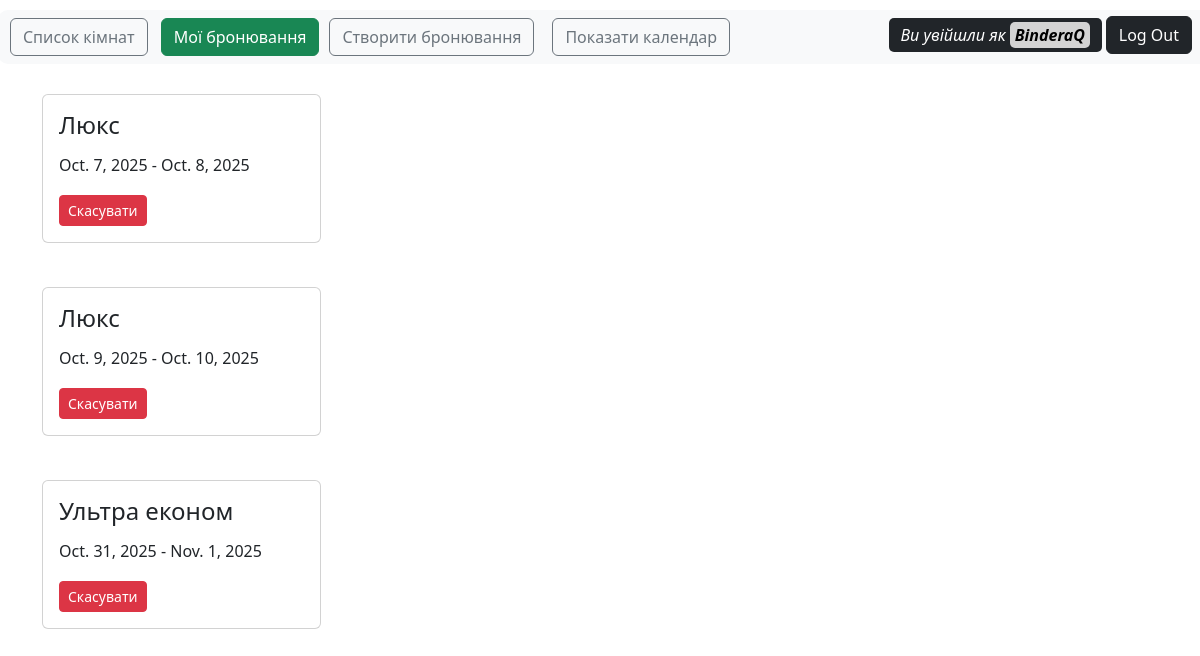
The app's page /my_bookings/ (signed in), older data.
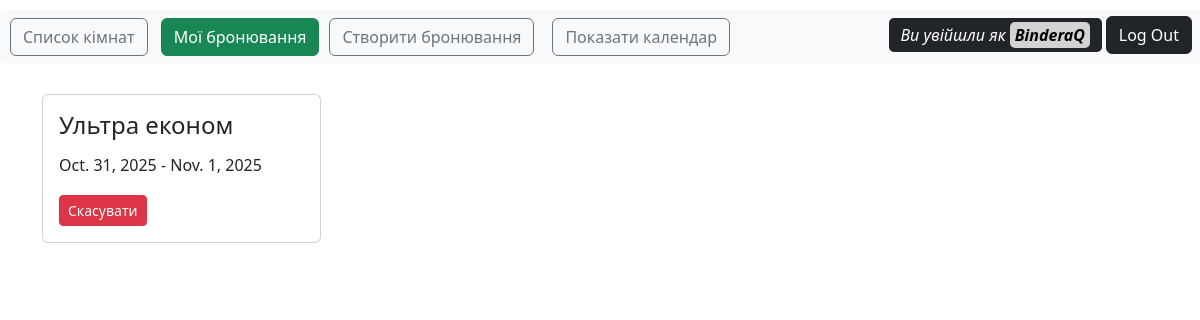
The same page, newer data.
### testing/models.py (models this page shows, shortened)
class Booking(models.Model):
    user = models.ForeignKey(User, on_delete=models.CASCADE)
    room = models.ForeignKey(Room, on_delete=models.CASCADE)
    start_date = models.DateField()
    end_date = models.DateField()
    created_at = models.DateTimeField(auto_now_add=True)

class Room(models.Model):
    name = models.CharField(max_length=99)
    description = models.TextField(blank=True)
    capacity = models.IntegerField()
    price_per_night = models.DecimalField(max_digits=10, decimal_places=2)
    text_srcs = models.TextField()

### testing/views.py (the view)
# urls.py: path('my_bookings/', views.my_bookings, name='my_bookings'),
@login_required
def my_bookings(request):
    bookings = Booking.objects.filter(user=request.user)
    return render (request, 'testing/my_bookings.html', {'bookings':bookings})

### testing/templates/testing/my_bookings.html (shortened to what this page needs)
{% extends 'base.html' %}
{% block content %}
  {% for booking in bookings %}
        <div class="col-4th mb-4 d-flex align-items-stretch">
            <div class="card w-100" style="margin-top: 20px;">
                <div class="card-body">
                    <h4 class="card-text">{{booking.room.name}}</h4>
                    <h6>{{booking.start_date}} - {{ booking.end_date }}</h6>
                    <a href="{% url 'cancel' booking.id %}" style="margin-top:12px;" class="btn btn-danger btn-sm">Скасувати</a>
                </div>
            </div>
        </div>
    {% empty %}
      <li>У вас немає бронювань</li>
    {% endfor %}
{% endblock %}

### testing/templates/base.html
<!DOCTYPE html>
<div class="row">
    <nav class="navbar bg-body-tertiary" style="border-radius: 10px; margin:10px;">
        <form class="container-fluid justify-content-start">
            {% if request.path == '/' %}
                <a href="{% url 'room_list' %}" class="btn btn-success" type="button">Список кімнат</a>
            {% else %}
                <a href="{% url 'room_list' %}" class="btn btn-outline-secondary me-2" type="button">Список кімнат</a>
            {% endif %}
            {% if request.path == '/my_bookings/' %}
                <a href="{% url 'my_bookings' %}" style="margin-left: 5px;" class="btn btn-success" type="button">Мої бронювання</a>
            {% else %}
                <a href="{% url 'my_bookings' %}" style="margin-left: 5px;" class="btn btn-outline-secondary me-2" type="button">Мої бронювання</a>
            {% endif %}
            {% if request.path == '/testing/create/' %}
                <a href="{% url 'create_booking' %}" style="margin-left: 10px;" class="btn btn-success" type="button">Створити бронювання</a>
            {% else %}
                <a href="{% url 'create_booking' %}" style="margin-left: 10px;" class="btn btn-outline-secondary me-2" type="button">Створити бронювання</a>
            {% endif %}
            {% if request.path == '/show/' %}
                <a href="{% url 'show_calendar' %}" style="margin-left: 10px;" class="btn btn-success" type="button">Показати календар</a>
            {% else %}
                <a href="{% url 'show_calendar' %}" style="margin-left: 10px;" class="btn btn-outline-secondary me-2" type="button">Показати календар</a>
            {% endif %}
            {% if not request.user.is_authenticated %}
                <a href="{% url 'login' %}" style="position:absolute; right: 0; bottom: 0; margin-right: 30px; margin-bottom: 7px;" type="button" class="btn btn-dark">Log In</a>
                <a href="{% url 'signup' %}" style="position:absolute; right: 0; bottom: 0; margin-right: 120px; margin-bottom: 7px;" type="button" class="btn btn-dark">Sign Up</a>
            {% else %}
                <p style="position:absolute; right: 0; bottom: 0; margin-right: 120px; margin-bottom: 12px; background-color: #212529; padding: 5px 12px; border-radius: 5px; color: white;"><i>Ви увійшли як <b style="color: black; background-color: lightgray; padding: 2px 5px; border-radius: 5px;">{{request.user.username }}</b></i></p>
                <a href="{% url 'logout' %}" style="position:absolute; right: 0; bottom: 0; margin-right: 30px; margin-bottom: 10px;" type="button" class="btn btn-dark">Log Out</a>
            {% endif %}
        </form>
    </nav>
</div>
<head>
    <link href="https://cdn.jsdelivr.net/npm/bootstrap@5.3.0/dist/css/bootstrap.min.css" rel="stylesheet">
</head>
<body>
    <div class="container">
        {%block content%}
        {%endblock%}
    </div>
</body>
</html>

### testing/templates/testing/my_bookings.html (style rules this page uses)
@media (min-width: 768px) { .col-4th { flex: 0 0 25%; max-width: 25%; } }

Row changes from the older to the newer data that the page shows:
removed Booking: room.name "Люкс", start_date "Oct. 7, 2025", end_date "Oct. 8, 2025"
removed Booking: room.name "Люкс", start_date "Oct. 9, 2025", end_date "Oct. 10, 2025"
